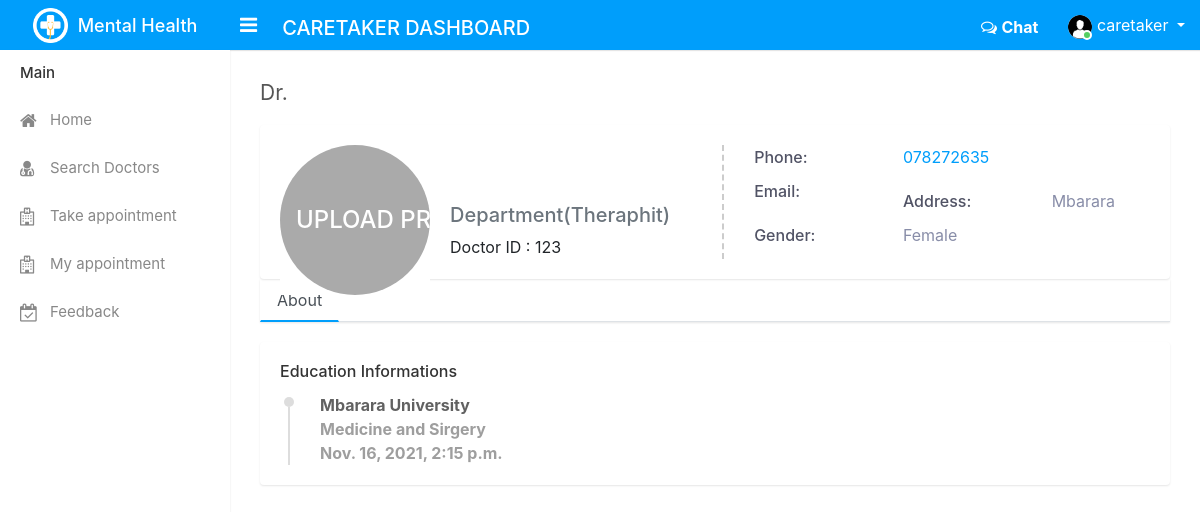
The app's page /patient/search_doctor/doctor_profile/1 (signed in) with its own data.
### doctor/models.py (models this page shows, shortened)
class DoctorInfo(models.Model):
    user=models.OneToOneField(User,on_delete=models.CASCADE)
    address=models.CharField(max_length=100)
    phone_regex = RegexValidator(regex=r'^\+?1?\d{9,15}$', message="Phone number must be entered in the format: '+999999999'. Up to 15 digits allowed.")
    phone_number = models.CharField(validators=[phone_regex], max_length=17, blank=True)
    picture=models.ImageField(blank=True,null=True)
    department=models.CharField(max_length=30)
    gender=models.CharField( max_length=50,blank=True,choices=(('Female','Female'),('Male','Male'),('Other','Other')))
    doctorID=models.CharField(max_length=50,unique=True)
    education_college=models.CharField(max_length=100)
    education_degree=models.CharField(max_length=100)
    education_year=models.DateTimeField()

### patient/patient_decorators.py (the view)
        def wrapper_func(request,*args,**kwargs):
            group=None
            if request.user.groups.exists():
                group=request.user.groups.all()[0].name
            if group in allowed_roles:
                return view_func(request,*args,**kwargs)
            else:
                auth.logout(request)
                return HttpResponse("You are not authorized to access this page, Please login from valid")

### patient/views.py (called while the page is built)
@login_required(login_url='patient_login')
@allowed_users(allowed_roles=['PATIENT'])
def doctor_profile(request,pk):
    doctor=DoctorInfo.objects.get(id=pk)
    context={
        'doctor':doctor,
    }
    return render(request,'patient/doctor_profile.html',context)

### patient/templates/patient/doctor_profile.html (shortened to what this page needs)
{% extends 'base.html' %}
{% load static %}
{% block body_content %}
<div class="page-wrapper">
    <div class="content">
        <div class="row">
            <div class="col-sm-7 col-6">
                <h4 class="page-title"> Dr.{{doctor.user.first_name}}&nbsp;{{doctor.user.last_name}}</h4>
            </div>
        </div>
        <div class="card-box profile-header">
            <div class="row">
                <div class="col-md-12">
                    <div class="profile-view">
                        <div class="profile-img-wrap">
                            <div class="profile-img">
                                <a href="">
                                    {% if doctor.picture.url != '' %}
                                    <img class="avatar" src="{{doctor.picture.url}}" alt="Please upload Profile Picture" >
                                    {% else %}
                                    <img class="avatar" src="{% static 'assets/img/doctor-03.png' %}" alt="upload profile" width=50 height=50>
                                    {% endif %}
                                </a>
                            </div>
                        </div>
                        <div class="profile-basic">
                            <div class="row">
                                <div class="col-md-5">
                                    <div class="profile-info-left">
                                        <h3 class="user-name m-t-0 mb-0">{{doctor.user.first_name}}&nbsp;{{doctor.user.last_name}}</h3>
                                        <br/>
                                        <h5 class="text-muted">Department({{doctor.department}})</h5>
                                        <div class="staff-id">Doctor ID : {{doctor.doctorID}}</div>
                                    </div>
                                </div>
                                <div class="col-md-7">
                                    <ul class="personal-info">
                                        <li>
                                            <span class="title">Phone:</span>
                                            <span class="text"><a href="#">{{doctor.phone_number}}</a></span>
                                        </li>
                                        <li>
                                            <span class="title">Email:</span>
                                        </li>
                                        <li>
                                            <span class="title">Address:</span>
                                            <span class="text">{{doctor.address}}</span>
                                        </li>
                                        <li>
                                            <span class="title">Gender:</span>
                                            <span class="text">{{doctor.gender}}</span>
                                        </li>
                                    </ul>
                                </div>
                            </div>
                        </div>
                    </div>
                </div>
            </div>
        </div>
        <div class="profile-tabs">
            <ul class="nav nav-tabs nav-tabs-bottom">
                <li class="nav-item"><a class="nav-link active" href="#about-cont" data-toggle="tab">About</a></li>
            </ul>
            <div class="tab-content">
                <div class="tab-pane show active" id="about-cont">
        <div class="row">
            <div class="col-md-12">
                <div class="card-box">
                    <h3 class="card-title">Education Informations</h3>
                    <div class="experience-box">
                        <ul class="experience-list">
                            <li>
                                <div class="experience-user">
                                    <div class="before-circle"></div>
                                </div>
                                <div class="experience-content">
                                    <div class="timeline-content">
                                        <a href="" class="name">{{doctor.education_college}}</a>
                                        <div class="name" style="font-weight: bold;">{{doctor.education_degree}}</div>
                                        <span class="name" style="font-weight: bold;" >{{doctor.education_year}}</span>
                                    </div>
                                </div>
                            </li>
                        </ul>
                    </div>
                </div>
            </div>
        </div>
                </div>
            </div>
        </div>
    </div>
</div>
</div>
{% endblock %}

### patient/templates/base.html (shortened to what this page needs)
<!DOCTYPE html>
{% load static %}
<html lang="en">
<head>
    <link rel="stylesheet" type="text/css" href="{% static 'assets/css/bootstrap.min.css' %}">
    <link rel="stylesheet" type="text/css" href="{% static 'assets/css/font-awesome.min.css' %}">
    <link rel="stylesheet" type="text/css" href="{% static 'assets/css/style.css' %}"s>
    <link rel="stylesheet" href="https://stackpath.bootstrapcdn.com/bootstrap/4.5.2/css/bootstrap.min.css">
</head>
<body>
    <div class="main-wrapper">
        <div class="header">
      <div class="header-left">
        <a href="#" class="logo">
          <img src="{% static 'assets/img/logo.png' %}" width="35" height="35" alt=""> <span>Mental Health</span>
        </a>
      </div>
      <a id="toggle_btn" href="javascript:void(0);"><i class="fa fa-bars"></i></a>
            <ul class="nav user-menu float-left">
              <div class="container pt-3 text-white">
                <h5>
                  CARETAKER DASHBOARD
                </h5>
              </div>
            </ul>
            <ul class="nav user-menu float-right">
              <li><a href="{% url 'chat' %}"><i class="fa fa-comments-o" aria-hidden="true"></i> <b><span>Chat</span></b></a></li>
                <li class="nav-item dropdown has-arrow">
                    <a href="#" class="dropdown-toggle nav-link user-link" data-toggle="dropdown">
                        <span class="user-img">
                {% if request.user.profile.profile_pic.url != '' %}
              <img class="rounded-circle" src="{{request.user.profile.profile_pic.url}}" width="24" height="24" alt="">
                {% else %}
            <img class="rounded-circle" src="{% static 'assets/img/user.png' %}" width="40" alt="Alt">
                {% endif %}
              <span class="status online"></span>
            </span>
            <span>{{request.user.username}}</span>
                    </a>
                </li>
            </ul>
        </div>
        <div class="sidebar " id="sidebar">
            <div class="sidebar-inner slimscroll">
                <div id="sidebar-menu " class="sidebar-menu">
                    <ul>
                        <li class="menu-title">Main</li>
                        <li>
                            <a href="{% url 'home' %}"><i class="fa fa-home fa-fw" aria-hidden="true"></i> <span>Home</span></a>
                        </li>
                        <li>
                            <a href="{% url 'search_doctor' %}"><i class="fa fa-user-md"></i> <span>Search Doctors</span></a>
                        </li>
                        <li>
                          <a href="{% url 'view_appointment' %}"><i class="fa fa-hospital-o"></i> <span>Take appointment</span></a>
                      </li>
                      <li>
                        <a href="{% url 'patient_appointment' %}"><i class="fa fa-hospital-o"></i> <span>My appointment</span></a>
                    </li>
                    <li>
                            <a href="{% url 'feedback' %}"><i class="fa fa-calendar-check-o"></i> <span>Feedback</span></a>
                        </li>
                    </ul>
                </div>
            </div>
        </div>
    {% block body_content %}
    {% endblock %}
</body>
</html>

### records on screen
DoctorInfo: department "Theraphit", doctorID "123", phone_number "078272635", address "Mbarara", gender "Female", education_college "Mbarara University", education_degree "Medicine and Sirgery", education_year "Nov. 16, 2021, 2:15 p.m."

### other values on screen
{{ request.user.username }} "caretaker"
